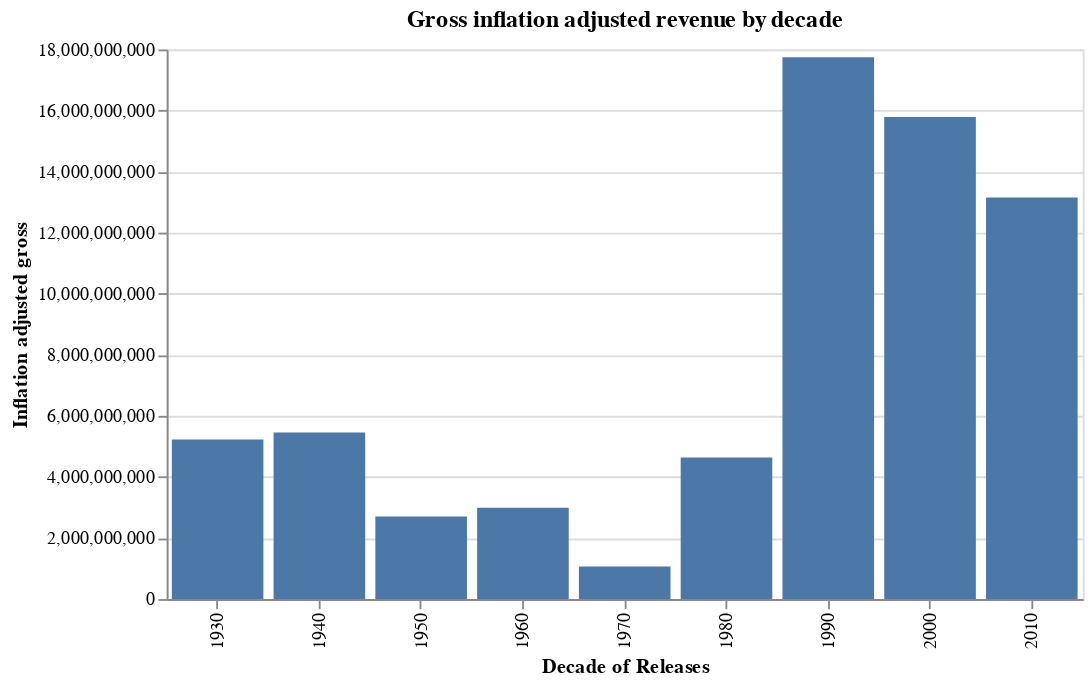

Notebook code cell kept with this figure:
### Code cell
# Plot of inflation adjusted revenue by decade
gross_decade_plot = (
    alt.Chart(decade_sum_df, width=500, height=300)
    .mark_bar()
    .encode(
        x=alt.X("decade:O", title="Decade of Releases"),
        y=alt.Y("inflation_adjusted_gross:Q", title="Inflation adjusted gross"),
    )
    .properties(title="Gross inflation adjusted revenue by decade")
)
gross_decade_plot

### Figure 1 — Vega-Lite specification as saved in the notebook (floating-point values rounded to 4 significant figures)
{"config": {"view": {"continuousWidth": 400, "continuousHeight": 300}}, "data": {"name": "data-fea2c1e8278f947179d92b402463b2fc"}, "mark": "bar", "encoding": {"x": {"type": "ordinal", "field": "decade", "title": "Decade of Releases"}, "y": {"type": "quantitative", "field": "inflation_adjusted_gross", "title": "Inflation adjusted gross"}}, "height": 300, "title": "Gross inflation adjusted revenue by decade", "width": 500, "$schema": "https://vega.github.io/schema/vega-lite/v4.8.1.json", "datasets": {"data-fea2c1e8278f947179d92b402463b2fc": [{"decade": 1930, "inflation_adjusted_gross": 5228953251}, {"decade": 1940, "inflation_adjusted_gross": 5453830439}, {"decade": 1950, "inflation_adjusted_gross": 2706430071}, {"decade": 1960, "inflation_adjusted_gross": 2989484231}, {"decade": 1970, "inflation_adjusted_gross": 1062951109}, {"decade": 1980, "inflation_adjusted_gross": 4636550126}, {"decade": 1990, "inflation_adjusted_gross": 17743304509}, {"decade": 2000, "inflation_adjusted_gross": 15791503349}, {"decade": 2010, "inflation_adjusted_gross": 13150493912}]}}
